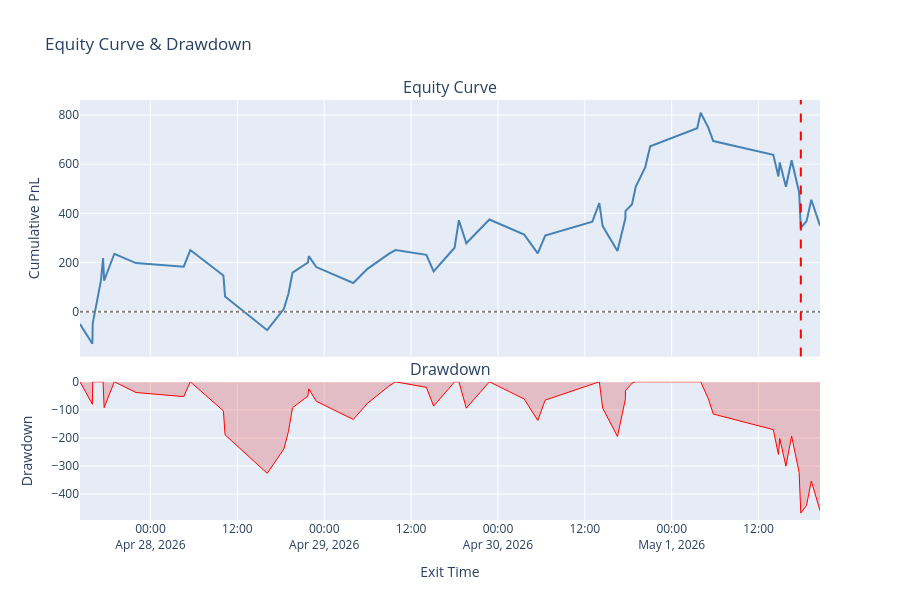

The notebook cell saved with this chart:
### Markdown cell above
## Equity curve and drawdown

### Code cell
if pairs.empty:
    print("No position pairs available for equity curve.")
else:
    curve, dd_metrics = equity_curve_and_drawdown(pairs)

    fig = make_subplots(
        rows=2, cols=1, shared_xaxes=True,
        row_heights=[0.65, 0.35],
        subplot_titles=("Equity Curve", "Drawdown"),
        vertical_spacing=0.06,
    )

    fig.add_trace(go.Scatter(
        x=curve["exit_time"], y=curve["equity"],
        mode="lines", name="Equity", line=dict(color="steelblue", width=2),
    ), row=1, col=1)

    # Horizontal zero line on equity chart
    fig.add_hline(y=0, line_dash="dot", line_color="grey", row=1, col=1)

    # Vertical line at max drawdown point
    min_dd_idx = curve["drawdown"].idxmin()
    fig.add_vline(
        x=curve.loc[min_dd_idx, "exit_time"],
        line_dash="dash", line_color="red", row=1, col=1,
    )

    fig.add_trace(go.Scatter(
        x=curve["exit_time"], y=curve["drawdown"],
        mode="lines", name="Drawdown", fill="tozeroy",
        line=dict(color="red", width=1),
        fillcolor="rgba(220,50,50,0.25)",
    ), row=2, col=1)

    fig.update_layout(
        title="Equity Curve & Drawdown",
        height=600, showlegend=False,
        xaxis2_title="Exit Time",
        yaxis_title="Cumulative PnL",
        yaxis2_title="Drawdown",
    )
    fig.show()

    print(f"Final equity          : {dd_metrics['final_equity']:.2f}")
    print(f"Max drawdown          : {dd_metrics['max_drawdown']:.2f}")
    print(f"Max drawdown %        : {dd_metrics['max_drawdown_pct']:.2f}%")
    print(f"Longest DD streak     : {dd_metrics['longest_drawdown_trades']} trades")
    print(f"Calmar ratio          : {dd_metrics['calmar_ratio']:.2f}")

### Figure 1 — Plotly figure (JSON) as saved in the notebook; plotly's stock layout.template omitted (floating-point values rounded to 4 significant figures)
{"data": [{"line": {"color": "steelblue", "width": 2}, "mode": "lines", "name": "Equity", "type": "scatter", "x": ["2026-04-27T14:16:02", "2026-04-27T15:58:37", "2026-04-27T16:01:31", "2026-04-27T16:33:41", "2026-04-27T17:09:58", "2026-04-27T17:27:15", "2026-04-27T17:36:01", "2026-04-27T19:00:41", "2026-04-27T21:59:56", "2026-04-28T04:35:43", "2026-04-28T05:30:09", "2026-04-28T10:04:32", "2026-04-28T10:18:10", "2026-04-28T16:07:26", "2026-04-28T18:26:15", "2026-04-28T19:03:56", "2026-04-28T19:37:30", "2026-04-28T21:45:16", "2026-04-28T21:52:07", "2026-04-28T22:54:16", "2026-04-29T04:01:00", "2026-04-29T04:50:37", "2026-04-29T05:58:42", "2026-04-29T08:55:08", "2026-04-29T09:51:01", "2026-04-29T14:06:57", "2026-04-29T15:06:46", "2026-04-29T18:00:40", "2026-04-29T18:36:11", "2026-04-29T19:37:39", "2026-04-29T22:49:08", "2026-04-30T03:37:33", "2026-04-30T05:29:56", "2026-04-30T06:31:37", "2026-04-30T09:48:01", "2026-04-30T13:02:05", "2026-04-30T14:00:07", "2026-04-30T14:27:52", "2026-04-30T16:30:35", "2026-04-30T17:36:34", "2026-04-30T17:36:38", "2026-04-30T18:31:24", "2026-04-30T19:01:47", "2026-04-30T20:21:01", "2026-04-30T21:02:03", "2026-05-01T03:31:23", "2026-05-01T04:00:17", "2026-05-01T05:03:25", "2026-05-01T05:44:22", "2026-05-01T14:01:53", "2026-05-01T14:44:43", "2026-05-01T14:55:35", "2026-05-01T15:46:47", "2026-05-01T16:33:57", "2026-05-01T17:36:04", "2026-05-01T17:50:06", "2026-05-01T18:37:39", "2026-05-01T19:17:00", "2026-05-01T20:29:09"], "xaxis": "x", "y": [-50.82, -130.9, -48.37, 35.93, 128.4, 218.1, 126.0, 235.6, 197.4, 182.8, 250.8, 147.3, 61.82, -75.55, 11.54, 74.15, 158.4, 200.1, 225.9, 181.4, 116.6, 141.0, 174.1, 235.3, 250.6, 231.1, 164.0, 260.1, 371.9, 278.1, 375.1, 313.7, 237.2, 309.8, 338.1, 366.0, 441.7, 348.1, 246.5, 381.0, 409.4, 437.2, 508.1, 588.2, 673.1, 746.2, 809.1, 748.8, 694.3, 638.6, 550.0, 607.4, 508.3, 615.9, 485.8, 341.0, 368.4, 455.4, 349.9], "yaxis": "y"}, {"fill": "tozeroy", "fillcolor": "rgba(220,50,50,0.25)", "line": {"color": "red", "width": 1}, "mode": "lines", "name": "Drawdown", "type": "scatter", "x": ["2026-04-27T14:16:02", "2026-04-27T15:58:37", "2026-04-27T16:01:31", "2026-04-27T16:33:41", "2026-04-27T17:09:58", "2026-04-27T17:27:15", "2026-04-27T17:36:01", "2026-04-27T19:00:41", "2026-04-27T21:59:56", "2026-04-28T04:35:43", "2026-04-28T05:30:09", "2026-04-28T10:04:32", "2026-04-28T10:18:10", "2026-04-28T16:07:26", "2026-04-28T18:26:15", "2026-04-28T19:03:56", "2026-04-28T19:37:30", "2026-04-28T21:45:16", "2026-04-28T21:52:07", "2026-04-28T22:54:16", "2026-04-29T04:01:00", "2026-04-29T04:50:37", "2026-04-29T05:58:42", "2026-04-29T08:55:08", "2026-04-29T09:51:01", "2026-04-29T14:06:57", "2026-04-29T15:06:46", "2026-04-29T18:00:40", "2026-04-29T18:36:11", "2026-04-29T19:37:39", "2026-04-29T22:49:08", "2026-04-30T03:37:33", "2026-04-30T05:29:56", "2026-04-30T06:31:37", "2026-04-30T09:48:01", "2026-04-30T13:02:05", "2026-04-30T14:00:07", "2026-04-30T14:27:52", "2026-04-30T16:30:35", "2026-04-30T17:36:34", "2026-04-30T17:36:38", "2026-04-30T18:31:24", "2026-04-30T19:01:47", "2026-04-30T20:21:01", "2026-04-30T21:02:03", "2026-05-01T03:31:23", "2026-05-01T04:00:17", "2026-05-01T05:03:25", "2026-05-01T05:44:22", "2026-05-01T14:01:53", "2026-05-01T14:44:43", "2026-05-01T14:55:35", "2026-05-01T15:46:47", "2026-05-01T16:33:57", "2026-05-01T17:36:04", "2026-05-01T17:50:06", "2026-05-01T18:37:39", "2026-05-01T19:17:00", "2026-05-01T20:29:09"], "xaxis": "x2", "y": [0.0, -80.06, 0.0, 0.0, 0.0, 0.0, -92.13, 0.0, -38.13, -52.74, 0.0, -103.5, -189.0, -326.3, -239.3, -176.6, -92.36, -50.67, -24.92, -69.36, -134.2, -109.8, -76.69, -15.54, -0.17, -19.73, -86.75, 0.0, 0.0, -93.84, 0.0, -61.39, -137.9, -65.24, -36.95, -9.04, 0.0, -93.64, -195.2, -60.73, -32.38, -4.54, 0.0, 0.0, 0.0, 0.0, 0.0, -60.26, -114.9, -170.5, -259.1, -201.8, -300.8, -193.2, -323.3, -468.1, -440.7, -353.7, -459.2], "yaxis": "y2"}], "layout": {"annotations": [{"font": {"size": 16}, "showarrow": false, "text": "Equity Curve", "x": 0.5, "xanchor": "center", "xref": "paper", "y": 1, "yanchor": "bottom", "yref": "paper"}, {"font": {"size": 16}, "showarrow": false, "text": "Drawdown", "x": 0.5, "xanchor": "center", "xref": "paper", "y": 0.329, "yanchor": "bottom", "yref": "paper"}], "height": 600, "shapes": [{"line": {"color": "grey", "dash": "dot"}, "type": "line", "x0": 0, "x1": 1, "xref": "x domain", "y0": 0, "y1": 0, "yref": "y"}, {"line": {"color": "red", "dash": "dash"}, "type": "line", "x0": "2026-05-01T17:50:06+00:00", "x1": "2026-05-01T17:50:06+00:00", "xref": "x", "y0": 0, "y1": 1, "yref": "y domain"}], "showlegend": false, "title": {"text": "Equity Curve & Drawdown"}, "xaxis": {"anchor": "y", "domain": [0, 1], "matches": "x2", "showticklabels": false}, "xaxis2": {"anchor": "y2", "domain": [0, 1], "title": {"text": "Exit Time"}}, "yaxis": {"anchor": "x", "domain": [0.389, 1], "title": {"text": "Cumulative PnL"}}, "yaxis2": {"anchor": "x2", "domain": [0, 0.329], "title": {"text": "Drawdown"}}}}
